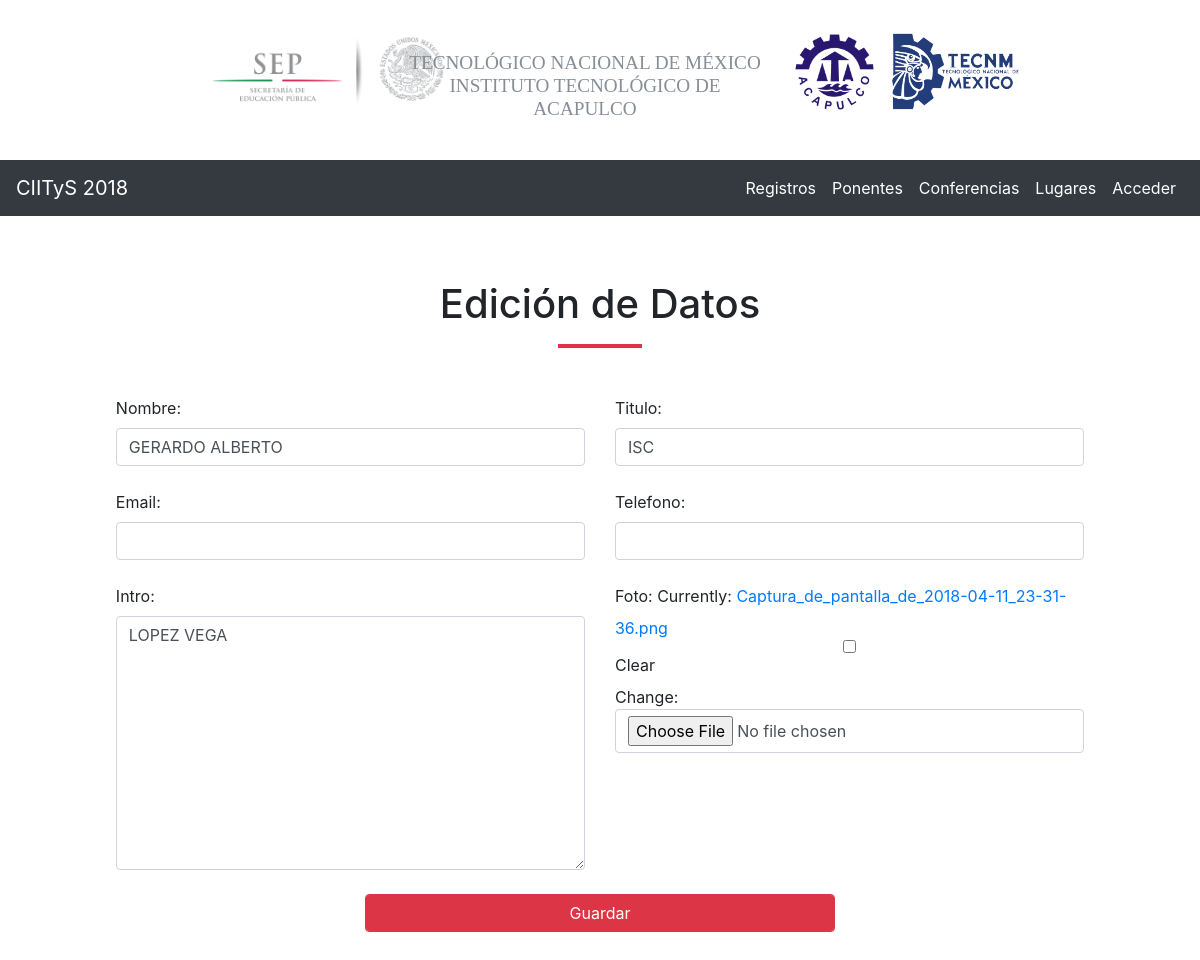
/ponentes/editar/1, run on an earlier commit of the app's database.
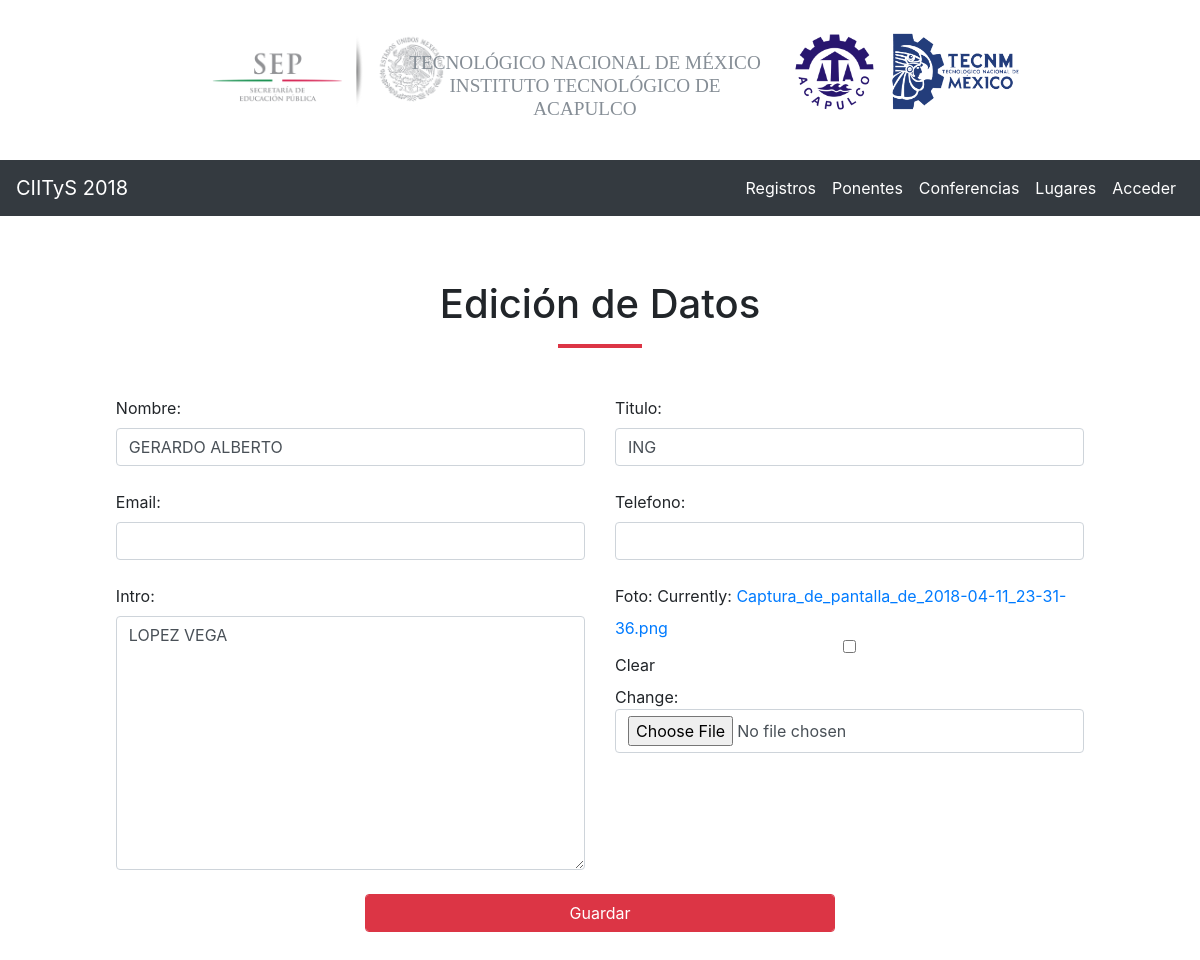
And on a later commit of the database.
### registro/models.py (models this page shows, shortened)
class Ponente(models.Model):
	nombre = models.CharField(max_length=255)
	email = models.EmailField(max_length=255)
	telefono = models.CharField(max_length=20)
	titulo = models.CharField(max_length=50)
	intro = models.TextField()
	foto = models.ImageField(blank=True)

### registro/views.py (the view)
# urls.py: path('ponentes/editar/<int:id>', views.ponentes_editar, name="ponentes_editar"),
def ponentes_editar(request, id):
	registro = get_object_or_404(Ponente, pk=id)
	if request.method == 'POST':
		form = PonenteModelForm(request.POST, instance=registro)
		if form.is_valid():
			form.save()
			return redirect('ponentes')
	else:
		form = PonenteModelForm(instance=registro)
	context = {
		"form" : form,
		"data" : registro
	}
	return render(request, "registro/ponentes_editar.html", context)

### registro/forms.py
class PonenteModelForm(ModelForm):
	class Meta:
		model = Ponente
		fields = ("nombre", "titulo", "email", "telefono", "intro", "foto")

### registro/templates/registro/ponentes_editar.html (shortened to what this page needs)
{% extends 'baseadmin.html' %}
{% block content %}
<section>
<div class="row">
	<div class="col text-center">
		<h1>Edición de Datos</h1>
		<hr class="divider red">
	</div>
</div>
<div class="row">
	<div class="col-10 offset-1">
		<form action="" method="post" enctype="multipart/form-data">
			<div class="row">
		    {% for field in form %}
				<div class="col-6">
					{{ field.label_tag }}
					{{ field }}
		    		<br>
				</div>
		    {% endfor %}
			</div>
		    <div class="row">
				<div class="col-6 offset-3">
		    		<input type="submit" class="btn btn-danger" value="Guardar" />
		    	</div>
		    </div>
		</form>
	</div>
</div>
</section>
{% endblock %}

What changed in the data, as far as the page shows it:
changed Ponente "GERARDO ALBERTO": titulo "ISC" → "ING"
